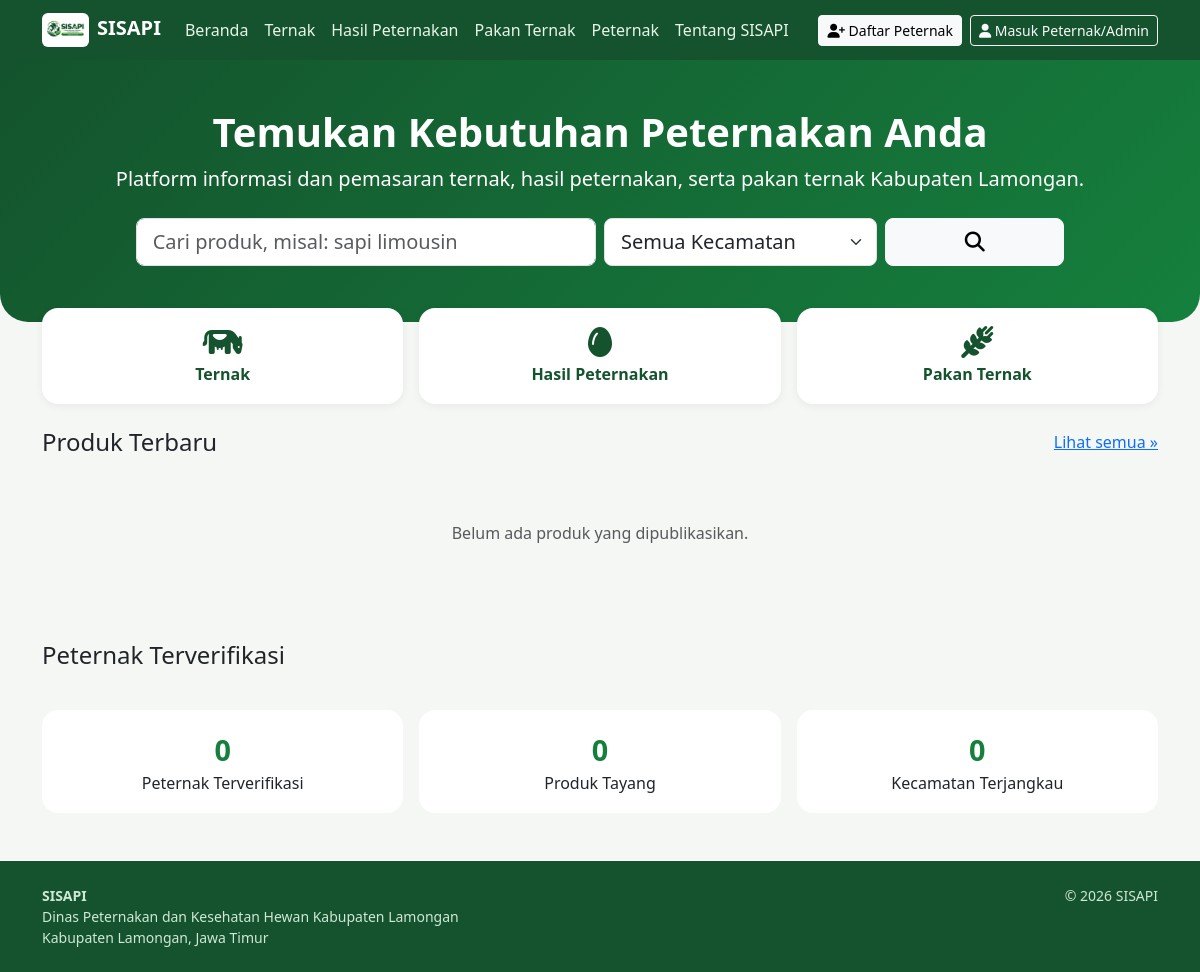
The page / on the database its author committed.
### tables this page shows
CREATE TABLE kategori (
 id INT UNSIGNED AUTO_INCREMENT PRIMARY KEY,
 nama VARCHAR(100) NOT NULL, slug VARCHAR(100) NOT NULL UNIQUE,
 is_active TINYINT(1) NOT NULL DEFAULT 1, created_at DATETIME NOT NULL, updated_at DATETIME NULL
);

### application/core/MY_Controller.php (called while the page is built, shortened)
<?php defined('BASEPATH') OR exit('No direct script access allowed');
class Public_Controller extends CI_Controller {
    protected $data = array();
    public function __construct(){
        $this->data['kategori_menu'] = $this->Ref_model->kategori_aktif();
        $this->data['app'] = $this->Ref_model->pengaturan();
    }
    protected function page($view,$title=''){
        $this->data['title'] = $title ?: 'SISAPI';
        $this->data['content'] = $this->load->view($view,$this->data,TRUE);
        $this->load->view('layouts/public',$this->data);
    }
}

### application/controllers/Home.php (called while the page is built, shortened)
<?php defined('BASEPATH') OR exit('No direct script access allowed');
class Home extends Public_Controller {
    public function index(){
        $this->data['stat']=array(
            'peternak'=>$this->db->where(array('status_verifikasi'=>'terverifikasi','deleted_at'=>NULL))->count_all_results('peternak'),
            'produk'=>$this->db->where(array('status_verifikasi'=>'disetujui','deleted_at'=>NULL))->where_in('status_ketersediaan',array('tersedia','habis'))->count_all_results('produk'),
            'kecamatan'=>$this->db->query('SELECT COUNT(DISTINCT kecamatan_id) c FROM produk WHERE status_verifikasi="disetujui" AND deleted_at IS NULL')->row()->c);
        $this->page('public/home','SISAPI - Temukan Kebutuhan Peternakan Anda');
    }
}

### index.php (called while the page is built, shortened)
<?php
require_once BASEPATH.'core/CodeIgniter.php';

### application/models/Ref_model.php (called while the page is built, shortened)
<?php defined('BASEPATH') OR exit('No direct script access allowed');
class Ref_model extends CI_Model {
    public function kategori_aktif(){ return $this->db->get_where('kategori',array('is_active'=>1))->result(); }
}

### application/helpers/sisapi_helper.php (called while the page is built, shortened)
<?php defined('BASEPATH') OR exit('No direct script access allowed');
function e($s){ return htmlspecialchars((string)$s, ENT_QUOTES, 'UTF-8'); }

### application/views/public/home.php (the view, shortened to what this page needs)
<section class="hero"><div class="container text-center">
 <h1 class="fw-bold">Temukan Kebutuhan Peternakan Anda</h1>
 <p class="lead">Platform informasi dan pemasaran ternak, hasil peternakan, serta pakan ternak Kabupaten Lamongan.</p>
 <form action="<?= site_url('produk') ?>" method="get" class="row g-2 justify-content-center mt-3">
  <div class="col-12 col-md-5"><input name="q" class="form-control form-control-lg" placeholder="Cari produk, misal: sapi limousin"></div>
  <div class="col-8 col-md-3"><select name="kec" class="form-select form-select-lg"><option value="">Semua Kecamatan</option></select></div>
  <div class="col-4 col-md-2"><button class="btn btn-light btn-lg w-100"><i class="fa fa-search"></i></button></div>
 </form>
</div></section>
<div class="container">
 <div class="row g-3 mt-n4 mb-4" style="margin-top:-30px">
  <?php foreach($kategori_menu as $k): $ic=array('ternak'=>'fa-cow','hasil-peternakan'=>'fa-egg','pakan-ternak'=>'fa-wheat-awn'); ?>
  <div class="col-4"><a class="kat-pill" href="<?= site_url($k->slug) ?>"><i class="fa <?= isset($ic[$k->slug])?$ic[$k->slug]:'fa-tag' ?> fa-2x d-block mb-1"></i><?= e($k->nama) ?></a></div><?php endforeach; ?>
 </div>
 <div class="d-flex justify-content-between align-items-center mt-4 mb-3"><h4 class="mb-0">Produk Terbaru</h4><a href="<?= site_url('produk') ?>">Lihat semua &raquo;</a></div>
 <div class="row g-3"><?php foreach($terbaru as $p) include(__DIR__.'/_card.php'); ?>
 <?php if(!$terbaru): ?><div class="col-12 text-center text-muted py-5">Belum ada produk yang dipublikasikan.</div><?php endif; ?></div>
 <h4 class="mt-5 mb-3">Peternak Terverifikasi</h4>
 <div class="row g-3 mt-4 text-center">
  <div class="col-4"><div class="stat-box"><b><?= $stat['peternak'] ?></b><div>Peternak Terverifikasi</div></div></div>
  <div class="col-4"><div class="stat-box"><b><?= $stat['produk'] ?></b><div>Produk Tayang</div></div></div>
  <div class="col-4"><div class="stat-box"><b><?= $stat['kecamatan'] ?></b><div>Kecamatan Terjangkau</div></div></div>
 </div>
</div>

### application/views/layouts/public.php (shortened to what this page needs)
<!DOCTYPE html>
<html lang="id"><head>
<link href="https://cdn.jsdelivr.net/npm/bootstrap@5.3.3/dist/css/bootstrap.min.css" rel="stylesheet">
<link href="https://cdnjs.cloudflare.com/ajax/libs/font-awesome/6.5.2/css/all.min.css" rel="stylesheet">
<link href="<?= base_url('assets/css/sisapi.css') ?>" rel="stylesheet">
</head>
<body data-base="<?= base_url() ?>">
<nav class="navbar navbar-expand-lg navbar-dark navbar-sisapi sticky-top">
 <div class="container">
  <a class="navbar-brand fw-bold" href="<?= site_url() ?>"><img src="<?= base_url('assets/img/logo.png') ?>" alt="SISAPI" height="34" class="bg-white rounded me-2 p-1">SISAPI</a>
  <div class="collapse navbar-collapse" id="nav">
   <ul class="navbar-nav me-auto">
    <li class="nav-item"><a class="nav-link" href="<?= site_url() ?>">Beranda</a></li>
    <li class="nav-item"><a class="nav-link" href="<?= site_url('ternak') ?>">Ternak</a></li>
    <li class="nav-item"><a class="nav-link" href="<?= site_url('hasil-peternakan') ?>">Hasil Peternakan</a></li>
    <li class="nav-item"><a class="nav-link" href="<?= site_url('pakan-ternak') ?>">Pakan Ternak</a></li>
    <li class="nav-item"><a class="nav-link" href="<?= site_url('daftar-peternak') ?>">Peternak</a></li>
    <li class="nav-item"><a class="nav-link" href="<?= site_url('tentang') ?>">Tentang SISAPI</a></li>
   </ul>
   <a class="btn btn-light btn-sm me-2" href="<?= site_url('daftar') ?>"><i class="fa fa-user-plus"></i> Daftar Peternak</a>
   <a class="btn btn-outline-light btn-sm" href="<?= site_url('login') ?>"><i class="fa fa-user"></i> Masuk Peternak/Admin</a>
  </div>
 </div>
</nav>
<?= $content ?>
<footer class="footer-sisapi mt-5 py-4"><div class="container small">
 <div class="row"><div class="col-md-6"><b><?= e($app['nama_app']) ?></b><br><?= e($app['instansi']) ?><br><?= e($app['alamat']) ?></div>
 <div class="col-md-6 text-md-end mt-2 mt-md-0">&copy; <?= date('Y') ?> SISAPI</div></div>
</div></footer>
</body></html>

### assets/css/sisapi.css (style rules this page uses)
:root { --g900:#14532d;--g700:#15803d;--g500:#22c55e;--g100:#dcfce7;--bg:#f4f7f4 }
body { background:var(--bg);font-family:system-ui,-apple-system,"Segoe UI",Roboto,sans-serif }
.navbar-sisapi { background:var(--g900) }
.navbar-sisapi .nav-link { color:#e8f5e9 }
.hero { background:linear-gradient(135deg,var(--g900),var(--g700));color:#fff;border-radius:0 0 28px 28px;padding:48px 0 56px }
.kat-pill { display:block;background:#fff;border-radius:16px;padding:18px;text-align:center;color:var(--g900);text-decoration:none;box-shadow:0 2px 8px rgba(0,0,0,.06);font-weight:600 }
.stat-box { background:#fff;border-radius:16px;padding:18px;text-align:center }
.stat-box b { font-size:1.8rem;color:var(--g700) }
.footer-sisapi { background:var(--g900);color:#cfe8d5 }

### rows shown on the page
kategori: nama "Ternak"
kategori: nama "Hasil Peternakan"
kategori: nama "Pakan Ternak"

### other values the page prints
$stat['peternak'] "0"
$stat['produk'] "0"
$stat['kecamatan'] "0"
$app['nama_app'] "SISAPI"
$app['instansi'] "Dinas Peternakan dan Kesehatan Hewan Kabupaten Lamongan"
$app['alamat'] "Kabupaten Lamongan, Jawa Timur"
